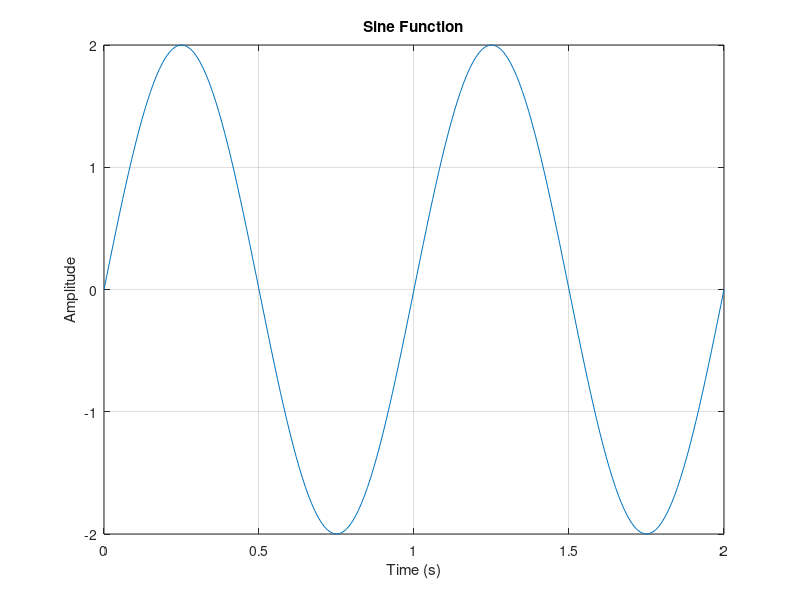
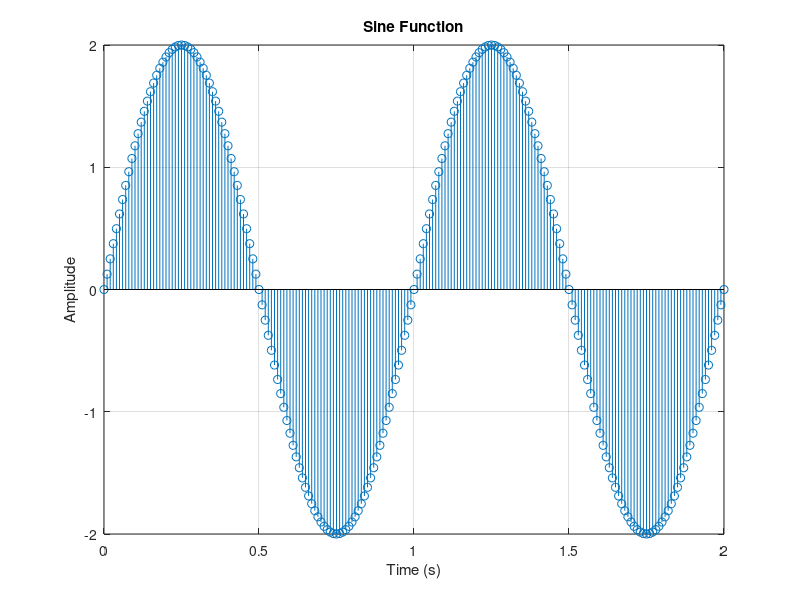
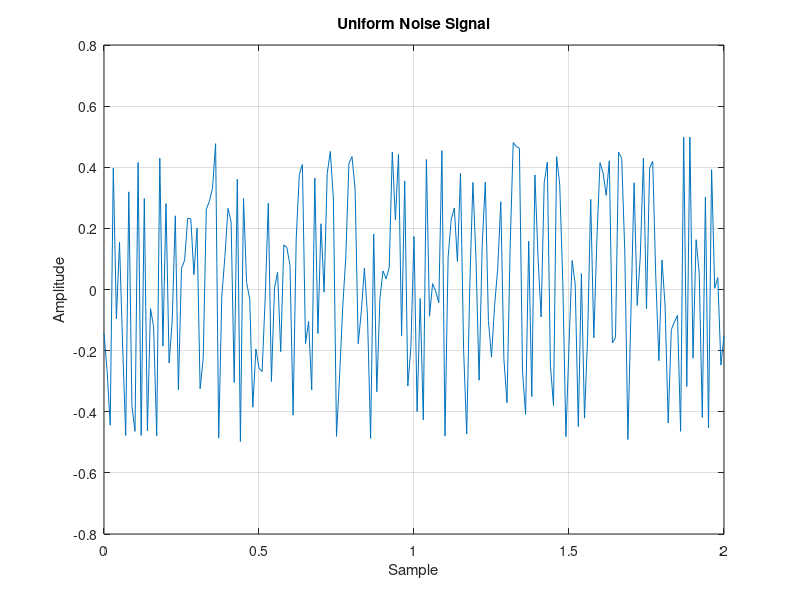
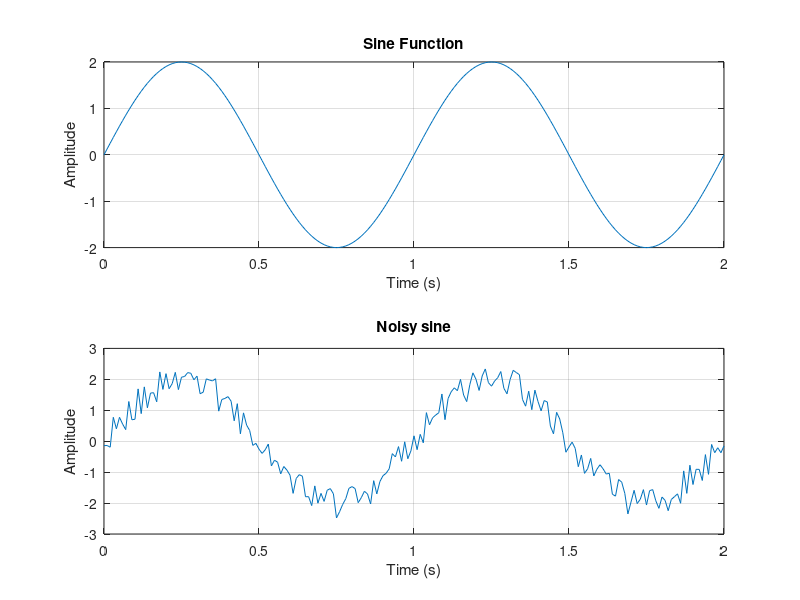

These charts were generated, in order, by the following MATLAB code:
%% *Homework 1*

%% Clear the workspace
close all;
clear;
clc;

%% Homework 1_1

Ts = 0.01;
amp = 2;
t = 0:Ts:2;
f0 = 1;
w = 2 * pi * f0;
signal = amp * sin(w * t);
figure('Name', 'Sine Plot');
plot(t, signal, 'LineWidth', 0.5);
xlabel('Time (s)');
ylabel('Amplitude');
title('Sine Function');
grid on;
figure('Name', 'Sine Stem');
stem(t, signal, 'LineWidth', 0.5);
xlabel('Time (s)');
ylabel('Amplitude');
title('Sine Function');
grid on;

%% Homework1_2

Ts = 0.01;
amp = 2;
t = 0:Ts:2;
f0 = 1;
w = 2 * pi * f0;
signal = amp * sin(w * t);
size_t = size(t);
stochastic_signal = rand(1, size_t(2)) - 0.5;

figure('Name', 'Uniform Noise Signal');
plot(t, stochastic_signal);
title('Uniform Noise Signal');
xlabel('Sample');
ylabel('Amplitude');
grid on;

figure('Name', 'Sine Waves');
subplot(2, 1, 1)
plot(t, signal);
title('Sine Function');
xlabel('Time (s)');
ylabel('Amplitude');
grid on;
noisy_signal = signal + stochastic_signal;
subplot(2, 1, 2)
plot(t, noisy_signal);
title('Noisy sine');
xlabel('Time (s)');
ylabel('Amplitude');
grid on;

%% Homework1_3

Ts = 0.01;
amp = 2;
t = 0:Ts:2;
f0 = 1;
w = 2 * pi * f0;
signal = amp * sin(w * t);
size_t = size(t);
stochastic_signal = rand(1, size_t(2)) - 0.5;
noisy_signal = signal + stochastic_signal;

M1 = 0;
M2 = 20;
amp_mov = 1 / (M1 + M2 + 1);
n = -M1:M2;
N = size_t(2);
uni = ones(-M1 + 1, M2 + 1);
smoothed_sine = amp_mov * conv(noisy_signal, uni, 'same');
figure('Name', 'Moving Averaged Sine');
plot(t, smoothed_sine);
title('Moving Averaged Sine');
xlabel('Time (s)');
ylabel('Amplitude');
grid on;
hold on
plot(t, signal);
legend("Convolved Signal", "Original Signal");

%% homework1_3_2
Ts = 0.01;
amp = 2;
t = 0:Ts:2;
f0 = 1;
w = 2 * pi * f0;
signal = amp * sin(w * t);
size_t = size(t);
stochastic_signal = rand(1, size_t(2)) - 0.5;
noisy_signal = signal + stochastic_signal;

M1 = 10;
M2 = 10;
amp_mov = 1 / (M1 + M2 + 1);
n = -M1:M2;
N = size_t(2);

uni = ones(1, 21);
smoothed_sine = amp_mov * conv(uni, noisy_signal);
shifted_sine = smoothed_sine(M1 + M2 + 1:end);
figure('Name', 'Moving Averaged Sine');
subplot(2, 1, 1)
plot(t, shifted_sine);
title('shifted Sine');
xlabel('Time (s)');
ylabel('Amplitude');
grid on;
subplot(2, 1, 2)
plot(t, signal);
title('sine');
xlabel('Time (s)');
ylabel('Amplitude');
grid on;
